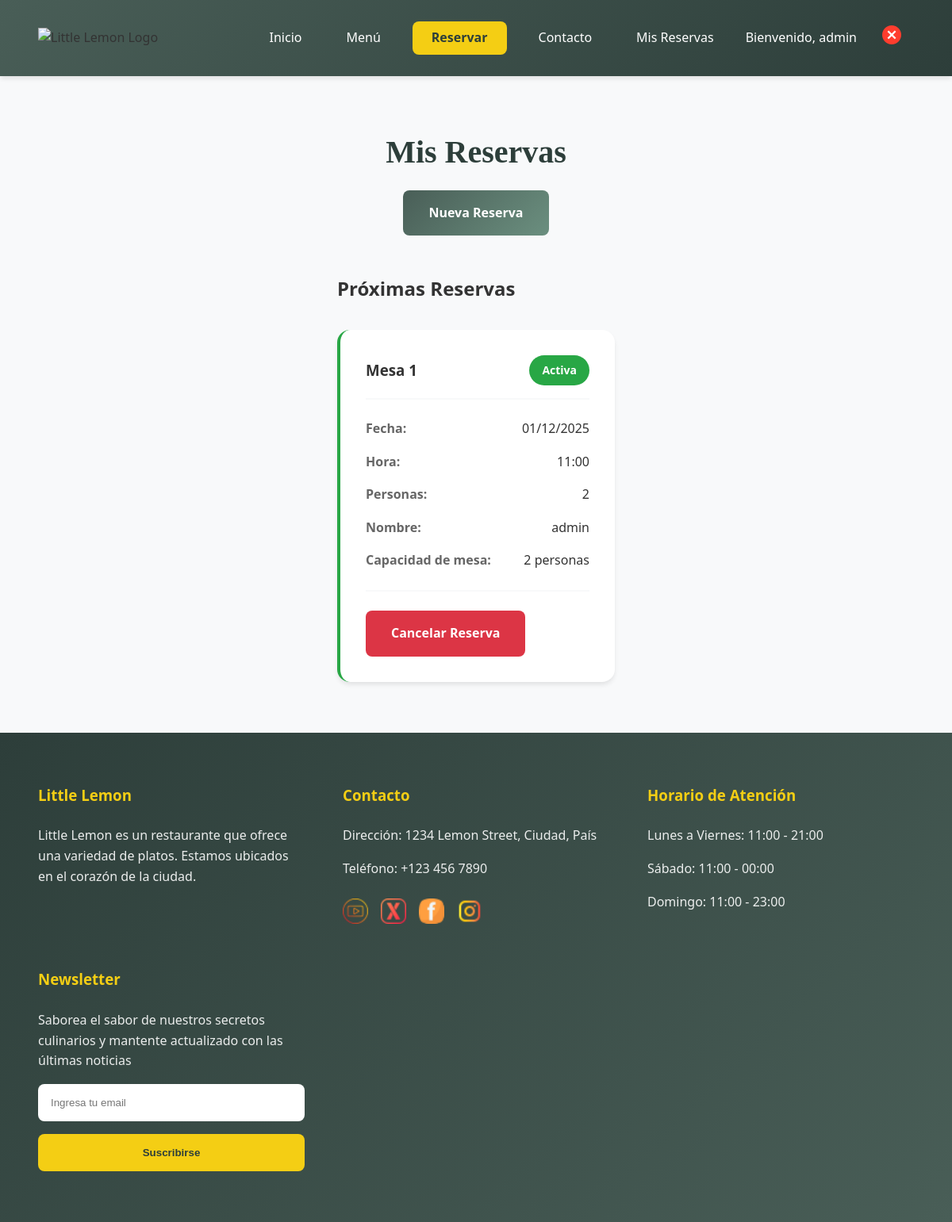
/my-reservations/ (signed in), run on the app's committed database.
### restaurant/models.py (models this page shows, shortened)
class Reservation(models.Model):
    id = models.AutoField(primary_key=True)
    name = models.CharField(max_length=100, default="No name")
    no_of_guest = models.IntegerField(default=0)
    booking_date = models.DateField(default=timezone.now)
    booking_time = models.TimeField(default=timezone.now)
    table = models.ForeignKey(Table, on_delete=models.CASCADE, default=1)

class Table(models.Model):
    id = models.AutoField(primary_key=True)
    name = models.CharField(max_length=100, default="No name")
    no_of_seats = models.IntegerField(default=0)
    available = models.BooleanField(default=True)

### restaurant/views.py (the view)
# urls.py: path('my-reservations/', views.my_reservations, name='my_reservations'),
@login_required(login_url='signin')
def my_reservations(request):
    user_name = request.user.get_full_name() or request.user.username
    reservations = Reservation.objects.filter(name__icontains=user_name).order_by('-booking_date', '-booking_time')
    now = timezone.now()
    future_reservations = []
    past_reservations = []
    for reservation in reservations:
        reservation_datetime = timezone.make_aware(datetime.combine(reservation.booking_date, reservation.booking_time))
        if reservation_datetime >= now:
            future_reservations.append(reservation)
        else:
            past_reservations.append(reservation)
    return render(request, 'restaurant/my_reservations.html', {
        'future_reservations': future_reservations,
        'past_reservations': past_reservations
    })

### templates/restaurant/my_reservations.html (shortened to what this page needs)
{% extends "bases/base.html" %}
{% load static %}
{% block contents %}
<div class="reservations_container">
    <div class="reservations_header">
        <h1 class="reservations_title">Mis Reservas</h1>
        <a href="{% url 'book_table' %}" class="btn btn_primary">Nueva Reserva</a>
    </div>
    {% if future_reservations %}
    <section class="reservations_section">
        <h2 class="section_title">Próximas Reservas</h2>
        <div class="reservations_grid">
            {% for reservation in future_reservations %}
            <div class="reservation_card future">
                <div class="reservation_header">
                    <h3>{{ reservation.table.name }}</h3>
                    <span class="reservation_status active">Activa</span>
                </div>
                <div class="reservation_details">
                    <div class="detail_item">
                        <span class="detail_label">Fecha:</span>
                        <span class="detail_value">{{ reservation.booking_date|date:"d/m/Y" }}</span>
                    </div>
                    <div class="detail_item">
                        <span class="detail_label">Hora:</span>
                        <span class="detail_value">{{ reservation.booking_time|time:"H:i" }}</span>
                    </div>
                    <div class="detail_item">
                        <span class="detail_label">Personas:</span>
                        <span class="detail_value">{{ reservation.no_of_guest }}</span>
                    </div>
                    <div class="detail_item">
                        <span class="detail_label">Nombre:</span>
                        <span class="detail_value">{{ reservation.name }}</span>
                    </div>
                    <div class="detail_item">
                        <span class="detail_label">Capacidad de mesa:</span>
                        <span class="detail_value">{{ reservation.table.no_of_seats }} personas</span>
                    </div>
                </div>
                <div class="reservation_actions">
                    <a href="{% url 'cancel_reservation' reservation.id %}" class="btn btn_danger">Cancelar Reserva</a>
                </div>
            </div>
            {% endfor %}
        </div>
    </section>
    {% endif %}
</div>
{% endblock %}

### templates/bases/base.html (shortened to what this page needs)
{% load static %}
<!DOCTYPE html>
<html lang="es">
<head>
    <link rel="stylesheet" href="{% static 'restaurant/styles/style.css' %}">
</head>
<body>
    <nav class="navbar">
        <div class="logo">
            <img src="{% static 'assets/logo2_littlelemon.png' %}}" alt="Little Lemon Logo">
        </div>
        <div class="menu_item">
            <a href="{% url 'home_restaurant' %}">Inicio</a>
            <a href="{% url 'menu' %}">Menú</a>
            <a href="{% url 'book_table' %}" class="nav_book">Reservar</a>
            <a href="{% url 'contact' %}">Contacto</a>
            {% if not request.user.is_authenticated %}
            <a href="{% url 'signin' %}">Iniciar Sesión</a>
            <a href="{% url 'register' %}">Registrarse</a>
            {% else %}
            <a href="{% url 'my_reservations' %}">Mis Reservas</a>
            <span class="welcome_text">Bienvenido, {{ request.user.username }}
                <a href="{% url 'logoff' %}"><img src="{% static 'assets/logout.png' %}" alt="Cerrar sesión"></a>
            </span>
            {% endif %}
        </div>
    </nav>
    {% block contents %}
    {% endblock %}
    <footer>
        <div class="footer_item">
            <h3 class="h3_title">Little Lemon</h3>
            <p class="p_subtitle">Little Lemon es un restaurante que ofrece una variedad de platos. Estamos ubicados en
                el corazón de la ciudad.</p>
        </div>
        <div class="footer_item">
            <h3>Contacto</h3>
            <p>Dirección: 1234 Lemon Street, Ciudad, País</p>
            <p>Teléfono: +123 456 7890</p>
            <div class="contact-rrss">
                <a href="#"><img src="{% static 'assets/youtube_logo.png' %}" alt="youtube"></a>
                <a href="#"><img src="{% static 'assets/x_logo.png' %}" alt="twitter"></a>
                <a href="#"><img src="{% static 'assets/facebook_logo.png' %}" alt="facebook"></a>
                <a href="#"><img src="{% static 'assets/instagram_logo.png' %}" alt="instagram"></a>
            </div>
        </div>
        <div class="footer_item">
            <h3>Horario de Atención</h3>
            <p>Lunes a Viernes: 11:00 - 21:00</p>
            <p>Sábado: 11:00 - 00:00</p>
            <p>Domingo: 11:00 - 23:00</p>
        </div>
        <div class="footer_item">
            <h3>Newsletter</h3>
            <p>Saborea el sabor de nuestros secretos culinarios y mantente actualizado con las últimas noticias</p>
            <form action="#" method="post">
                <input type="email" name="email" placeholder="Ingresa tu email" required>
                <button type="submit">Suscribirse</button>
            </form>
        </div>
    </footer>
</body>
</html>

### data on the page
Reservation: table.name "Mesa 1", booking_date "01/12/2025", booking_time "11:00", no_of_guest "2", name "admin", table.no_of_seats "2"

### other printed values
{{ request.user.username }} "admin"
